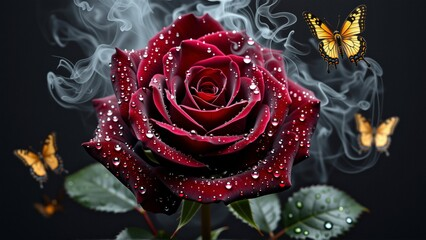
#> input picture convertImgtoPencilsketch/rose12.png, 426 x 240 px
$ python sketch.py
#> lines starting #> are read from the running program, lines starting #| are printed output that depends on the picture
import numpy as np
import imageio.v2 as imageio
import cv2

img = "rose12.png"

def rgb2gray(rgb):
    return np.dot(rgb[...,:3],[0.2989,0.5870,0.1140])

def dodge(front, back):
    final_sketch = front*255/(255-back)

    final_sketch[final_sketch>255] = 255
    final_sketch[back == 255] = 255

    return final_sketch.astype('uint8')

ss = imageio.imread(img)
#> ss is the input picture: shape (240, 426, 3); mean R, G, B 60.9, 45.4, 49.8
gray = rgb2gray(ss)
#> in rgb2gray, `return np.dot(rgb[...,:3],[0.2989,0.5870,0.1140])`:
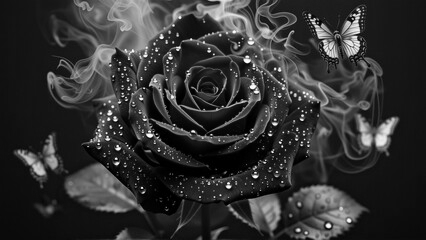
#> returned value: shape (240, 426) float64; min 0, max 255, mean 50.6

i = 255 - gray
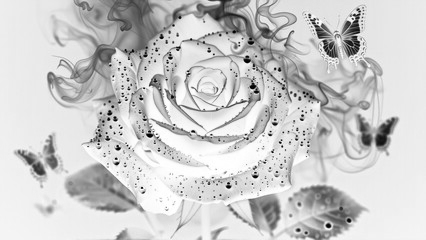
#> i: shape (240, 426) float64; min 0.0255, max 255, mean 204.4

blur = cv2.GaussianBlur(i.astype(np.float32), (0, 0), sigmaX=15)
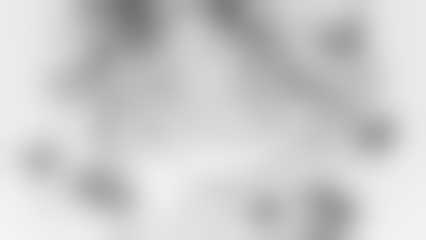
#> blur: shape (240, 426) float32; min 112.5, max 243.7, mean 204.4

r = dodge(blur, gray)
#> in dodge, `final_sketch[final_sketch>255] = 255`:
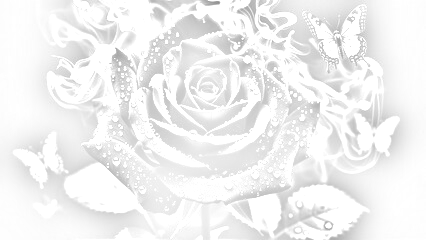
#> final_sketch: shape (240, 426) float64; min 143.4, max 255, mean 241.4

cv2.imwrite('rose.png', r)
